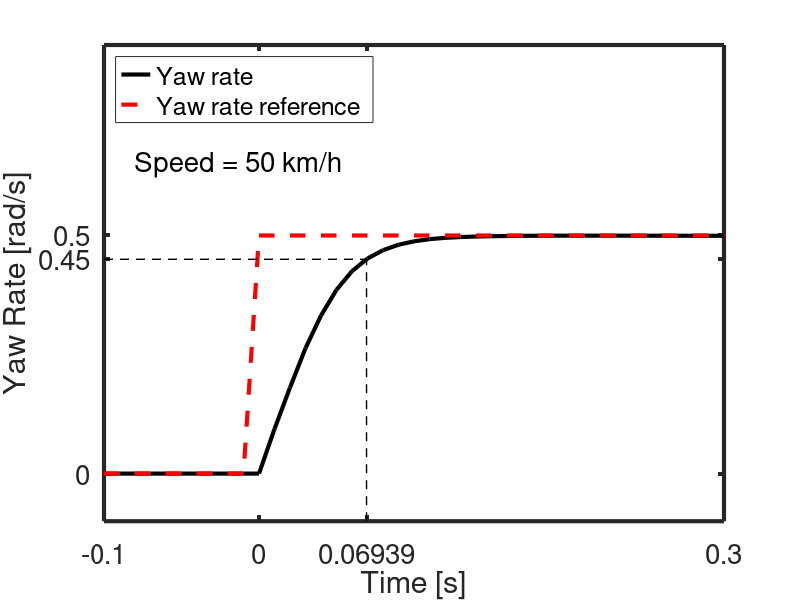
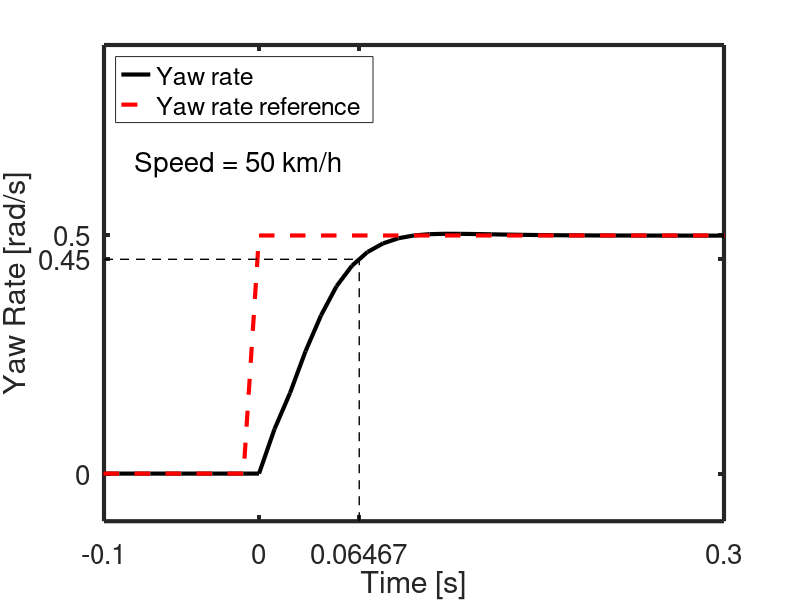
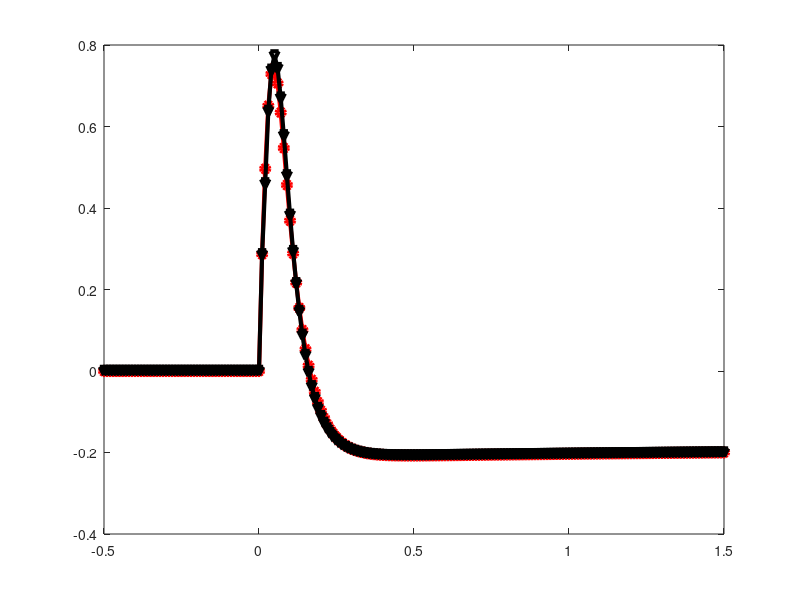

The MATLAB source for these figures, in order: (Note: this script raises an error after producing the figures.)
clear all
close all
wB = load('StepResponseWithB.mat');
woB = load('StepResponseWoB.mat');

LW = 3;
FS = 20;
aspectRatioW = [16 10]*70;
aspectRatioN = [8 10]*70;

%% Plot yaw rate and reference with Beta = 1
idx = find(wB.r_ref(:,1) > 0);
t0  = wB.t(idx(1));

yawRate90 = find(wB.r > 0.9*max(wB.r_ref(:,1)));
ref = mean(wB.r_ref(idx(1:end)));
interp1(wB.t,wB.r,wB.r(yawRate90(1)));
riseTime1 = interp1(wB.r(yawRate90(1)-1:yawRate90(1)),wB.t(yawRate90(1)-1:yawRate90(1)),ref*0.9)-t0;
xlim = [-.1 .3];
ylim = [-0.1 ref+.4];

figure('Position',[0,0, aspectRatioN]);
hYawRate = plot(wB.t-t0,wB.r,'k');
hold on
hYawRef  = plot(wB.t-t0,wB.r_ref(:,1),'--r');
hRiseTime1 = plot([xlim(1) riseTime1],0.9*[ref ref],'--k');
hRiseTime2 = plot([riseTime1 riseTime1],[ylim(1) .9*ref],'--k');

set(gca,'XLim',xlim,'YLim',ylim)
set(get(gca,'Children'),'LineWidth',LW)
set(hRiseTime1,'LineWidth',1)
set(hRiseTime2,'LineWidth',1)
set(gca,'YTick',[0 ref*0.9 ref])
set(gca,'Xtick',[xlim(1), 0, riseTime1,xlim(2)])
xlabel('Time [s]')
ylabel('Yaw Rate [rad/s]')

legend('Yaw rate','Yaw rate reference','Location','NorthWest')

strSpeed = sprintf('Speed = %i km/h',round(max(wB.u)*3.6));
text(xlim(1)+0.05*(xlim(2)-xlim(1)),ylim(1)+0.75*(ylim(2)-ylim(1)),strSpeed,'FontSize',FS)

set(gca,'FontSize',FS)
set(gca,'LineWidth',LW)


%% Plot r and rref with B = 0
idx = find(woB.r_ref(:,1) > 0);
t0  = woB.t(idx(1));

[~, yawRate90] = find(woB.r > 0.9*max(woB.r_ref(:,1)));
interp1(woB.t,woB.r,woB.r(yawRate90(1)));
riseTime2 = interp1(woB.r(yawRate90(1)-1:yawRate90(1)),woB.t(yawRate90(1)-1:yawRate90(1)),0.9*ref)-t0;

figure('Position',[0,0, aspectRatioN]);
hYawRate = plot(woB.t-t0,woB.r,'k');
hold on
hYawRef  = plot(woB.t-t0,woB.r_ref(:,1),'--r');
hRiseTime1 = plot([xlim(1) riseTime2],[ref ref]*0.9,'--k');
hRiseTime2 = plot([riseTime2 riseTime2],[ylim(1) 0.9*ref],'--k');

set(gca,'XLim',xlim,'YLim',ylim)
set(get(gca,'Children'),'LineWidth',LW)
set(hRiseTime1,'LineWidth',1)
set(hRiseTime2,'LineWidth',1)
set(gca,'YTick',[0 ref*0.9 ref])
set(gca,'Xtick',[xlim(1), 0, riseTime2,xlim(2)])

legend('Yaw rate','Yaw rate reference','Location','NorthWest')
text(xlim(1)+0.05*(xlim(2)-xlim(1)),ylim(1)+0.75*(ylim(2)-ylim(1)),strSpeed,'FontSize',FS)

xlabel('Time [s]')
ylabel('Yaw Rate [rad/s]')
set(gca,'FontSize',FS)
set(gca,'LineWidth',LW)

%%

figure('Position',[0,0, aspectRatioW]);

hBeta1 = plot(wB.t - t0,atan2(wB.v,wB.u)*180/pi,'ro-');
hold on
hBeta2 = plot(woB.t - t0,atan2(woB.v,woB.u)*180/pi,'kv-');
xlim = [-0.5,1.5];

markerStart = find(wB.t == xlim(1)+t0);
markerEnd   = find(wB.t == xlim(2)+t0);

set(gca,'xlim',xlim)
set(get(gca,'Children'),'LineWidth',LW)
set(hBeta1,'MarkerIndices',(markerStart:ceil((markerEnd-markerStart)/20):markerEnd))
set(hBeta2,'MarkerIndices',(markerStart:ceil((markerEnd-markerStart)/20):markerEnd)+ceil((markerEnd-markerStart)/40))
set(get(gca,'Children'),'MarkerSize',10)
set(gca,'FontSize',FS)
xlabel('Time [s]')
ylabel('Side slip angle [degree]')

legend('Yaw-Beta controller','Yaw controller')
set(gca,'LineWidth',LW)

%% Calculate overshoot

OsWB = max(wB.r(1,:)) - ref;
OsWoB = max(woB.r(1,:)) - ref;




